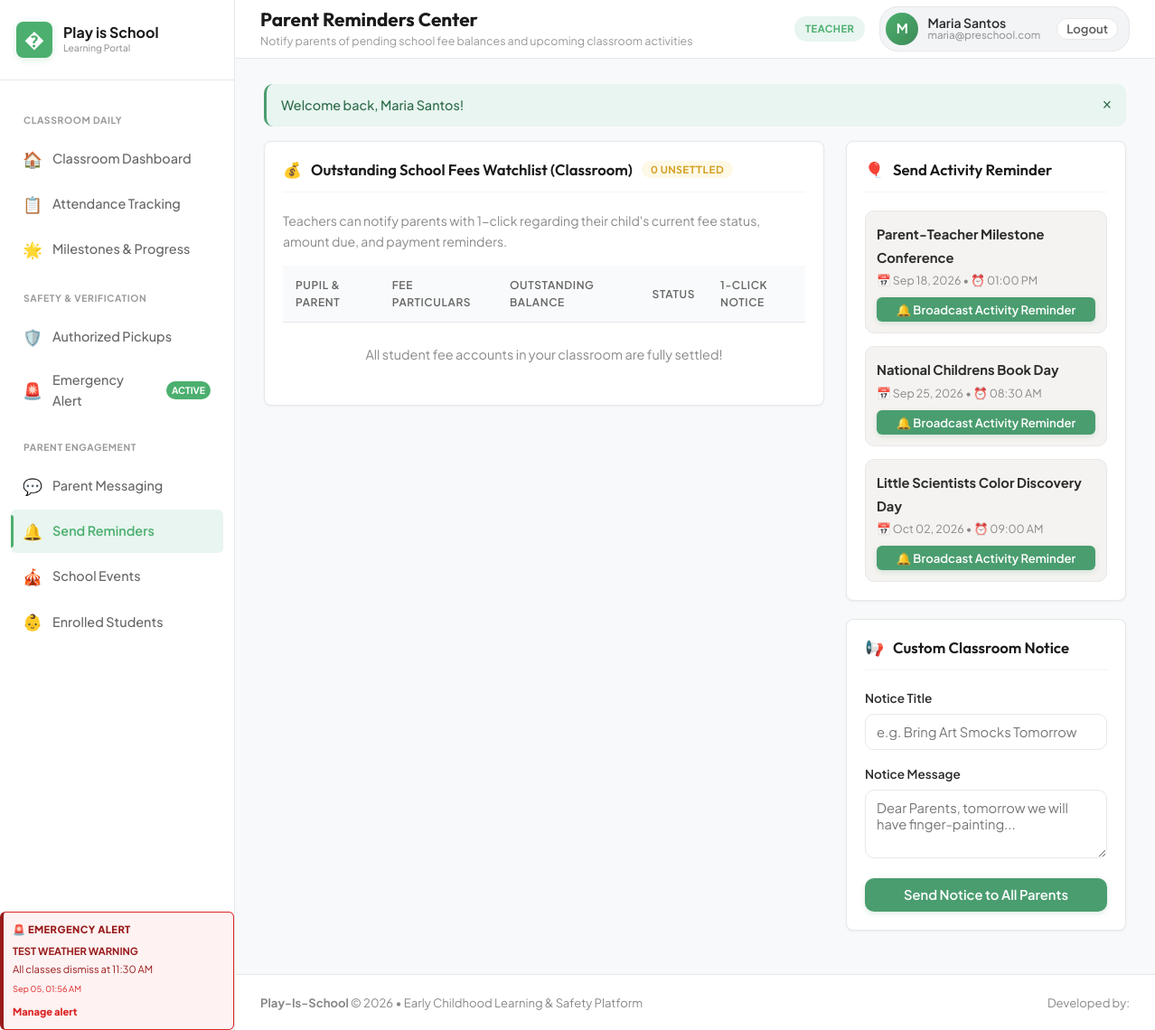
Before: /teacher/reminders.php (signed in) with the older database file.
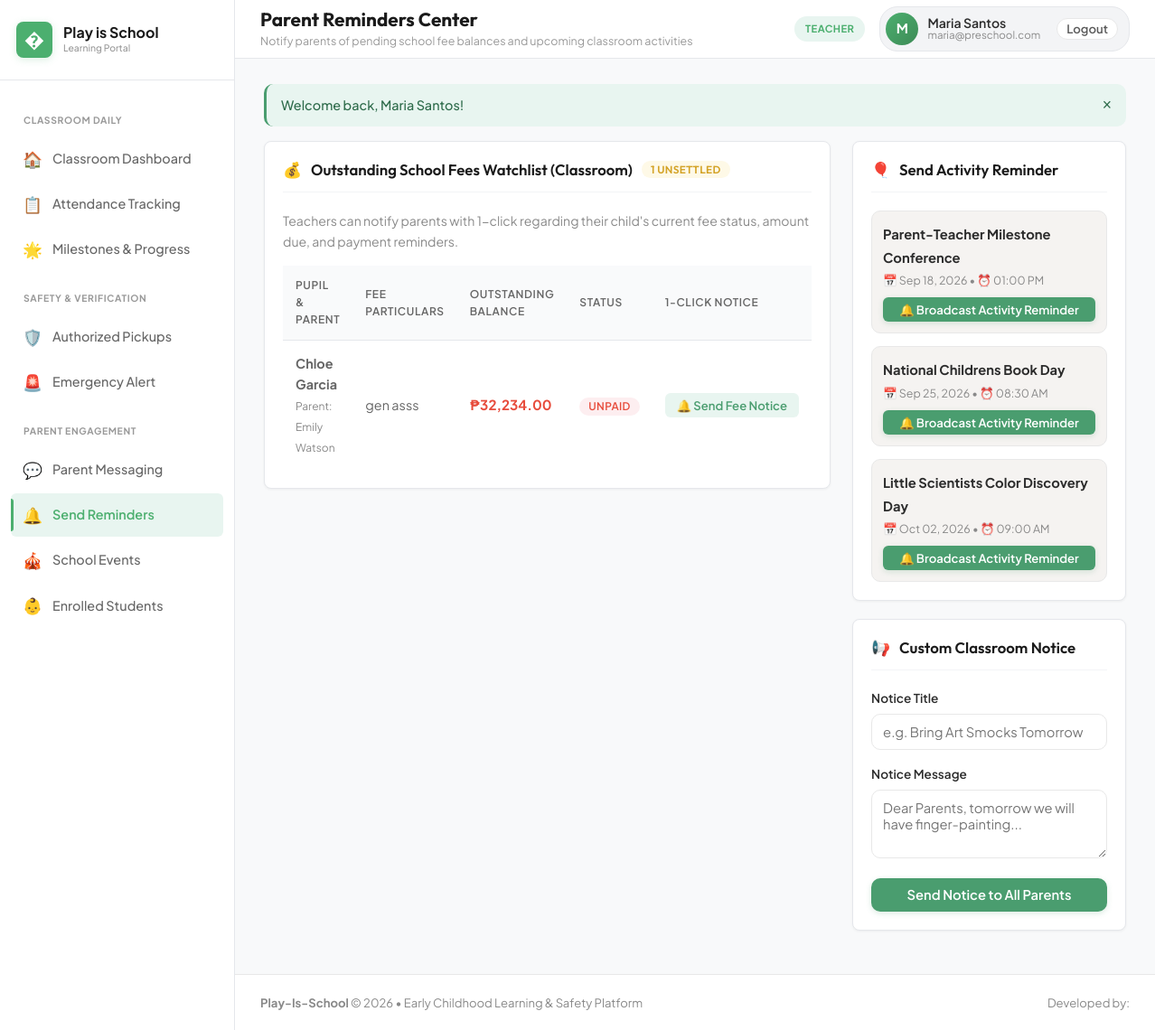
After: the same page with the newer database file.
### tables this page shows
CREATE TABLE emergency_alerts (
            id INTEGER PRIMARY KEY AUTOINCREMENT,
            title TEXT NOT NULL,
            message TEXT NOT NULL,
            severity TEXT DEFAULT 'urgent' CHECK(severity IN ('urgent', 'critical', 'warning')),
            posted_by INTEGER,
            created_at DATETIME DEFAULT CURRENT_TIMESTAMP,
            is_active INTEGER DEFAULT 1,
            FOREIGN KEY (posted_by) REFERENCES users(id) ON DELETE SET NULL
        );

CREATE TABLE events (
            id INTEGER PRIMARY KEY AUTOINCREMENT,
            title TEXT NOT NULL,
            description TEXT,
            event_date DATE NOT NULL,
            start_time TIME,
            end_time TIME,
            location TEXT,
            event_type TEXT DEFAULT 'School Activity',
            created_by INTEGER,
            created_at DATETIME DEFAULT CURRENT_TIMESTAMP,
            FOREIGN KEY (created_by) REFERENCES users(id) ON DELETE SET NULL
        );

CREATE TABLE student_fees (
            id INTEGER PRIMARY KEY AUTOINCREMENT,
            student_id INTEGER NOT NULL,
            fee_id INTEGER NOT NULL,
            amount_due REAL NOT NULL,
            amount_paid REAL DEFAULT 0,
            status TEXT DEFAULT 'unpaid' CHECK(status IN ('unpaid', 'partially_paid', 'paid')),
            created_at DATETIME DEFAULT CURRENT_TIMESTAMP,
            FOREIGN KEY (student_id) REFERENCES students(id) ON DELETE CASCADE,
            FOREIGN KEY (fee_id) REFERENCES fees(id) ON DELETE CASCADE
        );

CREATE TABLE students (
            id INTEGER PRIMARY KEY AUTOINCREMENT,
            first_name TEXT NOT NULL,
            last_name TEXT NOT NULL,
            lrn TEXT UNIQUE,
            dob DATE NOT NULL,
            gender TEXT CHECK(gender IN ('Male', 'Female')),
            blood_type TEXT,
            classroom_id INTEGER,
            parent_id INTEGER,
            address TEXT,
            emergency_contact_name TEXT,
            emergency_contact_phone TEXT,
            allergies TEXT,
            medical_notes TEXT,
            enrollment_status TEXT DEFAULT 'enrolled' CHECK(enrollment_status IN ('enrolled', 'archived', 'withdrawn')),
            admission_date DATE,
            avatar TEXT,
            FOREIGN KEY (classroom_id) REFERENCES classrooms(id) ON DELETE SET NULL,
            FOREIGN KEY (parent_id) REFERENCES users(id) ON DELETE SET NULL
        );

CREATE TABLE users (
            id INTEGER PRIMARY KEY AUTOINCREMENT,
            name TEXT NOT NULL,
            email TEXT UNIQUE NOT NULL,
            password TEXT NOT NULL,
            role TEXT NOT NULL CHECK(role IN ('admin', 'teacher', 'parent')),
            phone TEXT,
            status TEXT NOT NULL DEFAULT 'active' CHECK(status IN ('active', 'pending_approval', 'archived', 'rejected')),
            avatar TEXT,
            created_at DATETIME DEFAULT CURRENT_TIMESTAMP,
            updated_at DATETIME DEFAULT CURRENT_TIMESTAMP
        );

CREATE TABLE fees (
            id INTEGER PRIMARY KEY AUTOINCREMENT,
            title TEXT NOT NULL,
            description TEXT,
            amount REAL NOT NULL,
            school_year TEXT NOT NULL,
            due_date DATE
        );

### config/config.php (called while the page is built, shortened)
<?php
function url($path = '') {
    $path = ltrim($path, '/');
    $base = BASE_URL;
    return $base ? "{$base}/{$path}" : "/{$path}";
}
function userRole() {
    return $_SESSION['user']['role'] ?? null;
}
function formatMoney($amount) {
    return '₱' . number_format((float)$amount, 2);
}
function formatDate($date, $format = 'M d, Y') {
    return date($format, strtotime($date));
}
function formatTime($time) {
    return date('h:i A', strtotime($time));
}

### includes/auth.php (called while the page is built, shortened)
<?php
require_once dirname(__DIR__) . '/config/config.php';
function getActiveEmergencyAlert() {
    static $alert = null;
    if ($alert === null) {
        $db = getDB();
        $stmt = $db->query("SELECT * FROM emergency_alerts WHERE is_active = 1 ORDER BY id DESC LIMIT 1");
        $alert = $stmt->fetch() ?: false;
    }
    return $alert;
}

### teacher/reminders.php (the view, shortened to what the changed rows need)
<?php
require_once dirname(__DIR__) . '/includes/auth.php';
$db = getDB();
$teacherId = $_SESSION['user_id'];
$classStmt = $db->prepare("SELECT * FROM classrooms WHERE teacher_id = ? LIMIT 1");
$classStmt->execute([$teacherId]);
$classroom = $classStmt->fetch();
$classroomId = $classroom['id'] ?? 0;
$pendingFees = $db->query("
    SELECT sf.*, s.first_name, s.last_name, s.lrn, f.title as fee_title, f.due_date,
           (sf.amount_due - sf.amount_paid) as balance, u.name as parent_name, u.phone as parent_phone
    FROM student_fees sf
    JOIN students s ON sf.student_id = s.id
    JOIN fees f ON sf.fee_id = f.id
    LEFT JOIN users u ON s.parent_id = u.id
    WHERE s.classroom_id = $classroomId AND sf.status IN ('unpaid', 'partially_paid') AND s.enrollment_status = 'enrolled'
    ORDER BY sf.status ASC, s.last_name ASC
")->fetchAll();
$upcomingEvents = $db->query("SELECT * FROM events WHERE event_date >= date('now') ORDER BY event_date ASC")->fetchAll();
require_once dirname(__DIR__) . '/includes/header.php';
?>
<div style="display: grid; grid-template-columns: 2fr 1fr; gap: 24px;">
    <div>
        <div class="card">
            <div class="card-header">
                <h3 class="card-title">
                    <span>💰</span> Outstanding School Fees Watchlist (Classroom)
                    <span class="badge badge-warning"><?= count($pendingFees) ?> Unsettled</span>
                </h3>
            </div>
            <div class="table-responsive">
                <table class="table">
                    <thead>
                        <tr>
                            <th>Pupil & Parent</th>
                            <th>Fee Particulars</th>
                            <th>Outstanding Balance</th>
                            <th>Status</th>
                            <th>1-Click Notice</th>
                        </tr>
                    </thead>
                    <tbody>
                        <?php if (empty($pendingFees)): ?>
                            <tr><td colspan="5" style="text-align:center; padding: 24px; color: var(--text-muted);">All student fee accounts in your classroom are fully settled!</td></tr>
                        <?php else: ?>
                            <?php foreach ($pendingFees as $pf): ?>
                                <tr>
                                    <td>
                                        <strong><?= htmlspecialchars($pf['first_name'] . ' ' . $pf['last_name']) ?></strong><br>
                                        <small style="color: var(--text-muted);">
                                            Parent: <?= htmlspecialchars($pf['parent_name'] ?? 'Not Linked') ?>
                                        </small>
                                    </td>
                                    <td>
                                        <?= htmlspecialchars($pf['fee_title']) ?>
                                    </td>
                                    <td>
                                        <strong style="color: var(--rose); font-size: 0.95rem;">
                                            <?= formatMoney($pf['balance']) ?>
                                        </strong>
                                    </td>
                                    <td>
                                        <span class="badge <?= $pf['status'] === 'unpaid' ? 'badge-danger' : 'badge-warning' ?>">
                                            <?= strtoupper($pf['status']) ?>
                                        </span>
                                    </td>
                                    <td>
                                        <form method="POST" action="reminders.php" style="display:inline;">
                                            <button type="submit" class="btn btn-subtle btn-sm">
                                                🔔 Send Fee Notice
                                            </button>
                                        </form>
                                    </td>
                                </tr>
                            <?php endforeach; ?>
                        <?php endif; ?>
                    </tbody>
                </table>
            </div>
        </div>
    </div>
    <div>
        <div class="card">
            <div style="display: flex; flex-direction: column; gap: 14px;">
                <?php if (empty($upcomingEvents)): ?>
                    <p style="color: var(--text-muted); font-size: 0.85rem;">No upcoming activities found.</p>
                <?php else: ?>
                    <?php foreach ($upcomingEvents as $evt): ?>
                        <div style="padding: 12px; background: var(--bg-card-subtle); border-radius: var(--radius-md); border: 1px solid var(--border-color);">
                            <strong style="font-size: 0.92rem; color: var(--text-primary);"><?= htmlspecialchars($evt['title']) ?></strong>
                            <div style="font-size: 0.78rem; color: var(--text-muted); margin: 4px 0 8px;">
                                📅 <?= formatDate($evt['event_date']) ?> &bull; ⏰ <?= formatTime($evt['start_time']) ?>
                            </div>
                            <form method="POST" action="reminders.php">
                                <button type="submit" class="btn btn-primary btn-sm" style="width: 100%;">
                                    🔔 Broadcast Activity Reminder
                                </button>
                            </form>
                        </div>
                    <?php endforeach; ?>
                <?php endif; ?>
            </div>
        </div>
    </div>
</div>
<?php require_once dirname(__DIR__) . '/includes/footer.php'; ?>

### includes/sidebar/sidebar.php (shortened to what the changed rows need)
<?php
$role = userRole();
$currentScript = basename($_SERVER['SCRIPT_NAME']);
$pendingApprovals = ($role === 'admin') ? getPendingApprovalsCount() : 0;
$activeEmergency = getActiveEmergencyAlert();
?>
<aside class="app-sidebar" id="appSidebar">
    <div class="sidebar-nav">
        <?php if ($role === 'admin'): ?>
            <div class="nav-section-title">Overview</div>
            <a href="<?= url('admin/index.php') ?>" class="nav-item <?= $currentScript === 'index.php' ? 'active' : '' ?>">
                <span class="nav-icon">📊</span> Dashboard
            </a>
            <div class="nav-section-title">Admissions & Records</div>
            <a href="<?= url('admin/students.php') ?>" class="nav-item <?= $currentScript === 'students.php' ? 'active' : '' ?>">
                <span class="nav-icon">👶</span> Students Roster
            </a>
            <a href="<?= url('admin/teachers.php') ?>" class="nav-item <?= $currentScript === 'teachers.php' ? 'active' : '' ?>">
                <span class="nav-icon">👩‍🏫</span> Teacher Files
            </a>
            <a href="<?= url('admin/progress.php') ?>" class="nav-item <?= $currentScript === 'progress.php' ? 'active' : '' ?>">
                <span class="nav-icon">📈</span> Academic Progress
            </a>
            <div class="nav-section-title">User & Account Control</div>
            <a href="<?= url('admin/approvals.php') ?>" class="nav-item <?= $currentScript === 'approvals.php' ? 'active' : '' ?>">
                <span class="nav-icon">✅</span> Parent Approvals
                <?php if ($pendingApprovals > 0): ?>
                    <span class="nav-badge badge-danger"><?= $pendingApprovals ?></span>
                <?php endif; ?>
            </a>
            <a href="<?= url('admin/users.php') ?>" class="nav-item <?= $currentScript === 'users.php' ? 'active' : '' ?>">
                <span class="nav-icon">👥</span> Add / Archive Users
            </a>
            <div class="nav-section-title">Finance & Operations</div>
            <a href="<?= url('admin/fees.php') ?>" class="nav-item <?= $currentScript === 'fees.php' ? 'active' : '' ?>">
                <span class="nav-icon">💰</span> Fee Management
            </a>
            <a href="<?= url('admin/events.php') ?>" class="nav-item <?= $currentScript === 'events.php' ? 'active' : '' ?>">
                <span class="nav-icon">🎈</span> Events & Activities
            </a>
            <a href="<?= url('admin/logs.php') ?>" class="nav-item <?= $currentScript === 'logs.php' ? 'active' : '' ?>">
                <span class="nav-icon">📜</span> System Activity Logs
            </a>
            <a href="<?= url('admin/reports.php') ?>" class="nav-item <?= $currentScript === 'reports.php' ? 'active' : '' ?>">
                <span class="nav-icon">📑</span> Reports Generator
            </a>
        <?php elseif ($role === 'teacher'): ?>
            <a href="<?= url('teacher/emergency.php') ?>" class="nav-item <?= $currentScript === 'emergency.php' ? 'active' : '' ?>">
                <span class="nav-icon">🚨</span> Emergency Alert
                <?php if ($activeEmergency): ?>
                    <span class="nav-badge badge-danger">ACTIVE</span>
                <?php endif; ?>
            </a>
        <?php endif; ?>
    </div>
    <?php if ($activeEmergency): ?>
        <div class="sidebar-emergency" role="alert">
            <div class="sidebar-emergency-title">🚨 Emergency Alert</div>
            <strong><?= htmlspecialchars($activeEmergency['title']) ?></strong>
            <p><?= htmlspecialchars($activeEmergency['message']) ?></p>
            <small><?= date('M d, h:i A', strtotime($activeEmergency['created_at'])) ?></small>
            <?php if ($role === 'teacher'): ?>
                <a href="<?= url('teacher/emergency.php') ?>" class="sidebar-emergency-link">Manage alert</a>
            <?php endif; ?>
        </div>
    <?php endif; ?>
</aside>

Changed rows visible on the page:
no longer on this page (row edited): emergency_alerts: title "TEST WEATHER WARNING", message "All classes dismiss at 11:30 AM", created_at "Sep 05, 01:56 AM"
added student_fees: student.last_name "Chloe Garcia", users.name "Emily Watson", fee.title "gen asss", balance "₱32,234.00", status "UNPAID"
Other visible differences:
count($pendingFees): "0" → "1"
text no longer shown: "ACTIVE 🚨 EMERGENCY ALERT Manage alert All student fee accounts in your classroom are fully settled!"
